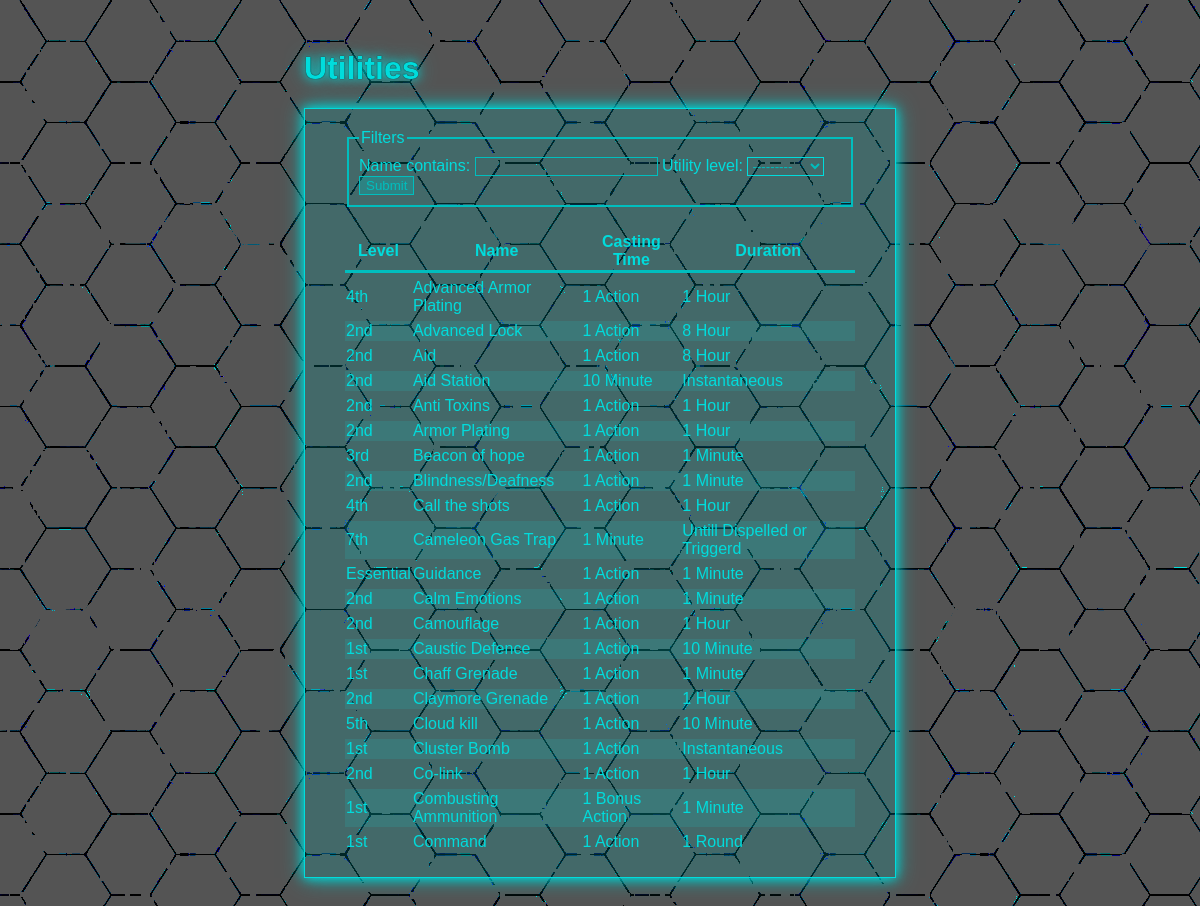
The page /utilities/ on the database as committed earlier.
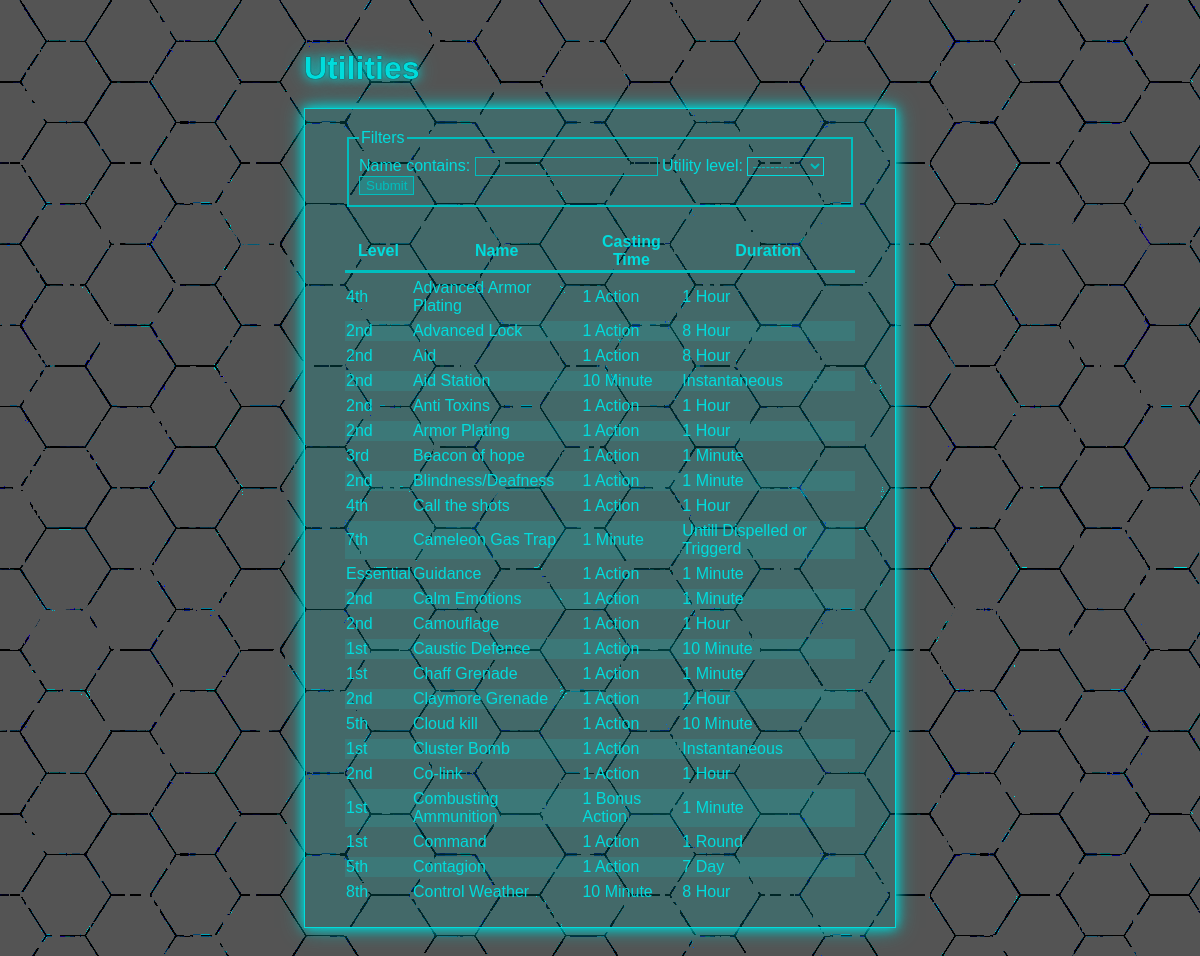
The same page on the database as committed later.
### utilities/models.py (models this page shows, shortened)
class Utility(models.Model):
    name = models.CharField(max_length=25)
    description = models.TextField(blank=True)
    at_higher_levels = models.TextField(blank=True)
    ritual = models.BooleanField(default=False)
    utility_level = models.ForeignKey(
        UtilityLevel, models.SET_DEFAULT, default=0)
    casting_time_unit = models.ForeignKey(
        UtilityCastingTimeUnit, models.SET_DEFAULT, default=1)
    casting_time_quantity = models.IntegerField(null=True)
    reaction_casting_description = models.TextField(blank=True)
    components = models.ManyToManyField(UtilityComponent, blank=True)
    material_components = models.TextField(blank=True)
    range_type = models.ForeignKey(RangeType, models.SET_NULL, null=True)
    range_distance = models.IntegerField(null=True, default=0)
    duration_type = models.ForeignKey(DurationType, models.SET_NULL, null=True)
    duration_time_unit = models.ForeignKey(
        DurationTimeUnit, on_delete=models.SET_NULL, null=True, blank=True)
    duration_quantity = models.IntegerField(null=True, blank=True)
    origin = models.CharField(max_length=25, blank=True)
    origin_link = models.URLField(blank=True)
    class Meta:
        verbose_name_plural = 'Utilities'

class UtilityLevel(models.Model):
    id = models.IntegerField(primary_key=True)
    level = models.CharField(max_length=10)
    def __str__(self):
        return self.level

class UtilityCastingTimeUnit(models.Model):
    unit = models.CharField(max_length=15)
    def __str__(self):
        return self.unit

class DurationTimeUnit(models.Model):
    unit = models.CharField(max_length=10)
    def __str__(self):
        return self.unit

class DurationType(models.Model):
    type = models.CharField(max_length=30)
    def __str__(self):
        return self.type

### utilities/views.py (the view)
# urls.py: path('', views.utility_list, name='utility_list'),
def utility_list(request):
    utilities = Utility.objects.all()
    utilities_filter = UtilityFilter(request.GET, queryset=utilities)
    context = {
        'utilities_filter': utilities_filter
    }
    return render(request, "utilities/utility_list.html", context)

### utilities/templates/utilities/utility_list.html
{% extends 'utilities/base.html' %}
{% block 'header' %}
<h1>Utilities</h1>
{% endblock 'header' %}
{% block 'content' %}
<div>
  <form method="get">
    <fieldset>
      <legend>Filters</legend>
      {{ utilities_filter.form }}
      <button>Submit</button>
    </fieldset>
  </form>
</div>
  {% if utilities_filter.qs %}
  <table>
    <thead>
      <tr>
        <th>Level</th>
        <th>Name</th>
        <th>Casting Time</th>
        <th class="md">Duration</th>
      </tr>
    </thead>
    <tbody>
      {% for utility in utilities_filter.qs %}
      <tr class="data-href" onclick="javascript:window.location.href=`{% url 'detail' utility.id %}`; return false;">
        <td>{{ utility.utility_level }}</td>
        <td>{{ utility.name }}</td>
        <td>{{ utility.casting_time_quantity }} {{ utility.casting_time_unit }}</td>
        {% if utility.duration_type.type == "Time" or utility.duration_type.type == "Consentration" %}
        <td class="md">{{ utility.duration_quantity }} {{ utility.duration_time_unit }}</td>
        {% else %}
        <td class="md">{{ utility.duration_type }}</td>
        {% endif %}
      </tr>
      {% endfor %}
    </tbody>
  </table>
  {% else %}
  <p>No utility found.</p>
  {% endif %}
{% endblock 'content' %}

Rows that differ between the two databases and show on the page:
added Utility: utility_level "5th", name "Contagion", casting_time_quantity "1", casting_time_unit "Action", duration_quantity "7", duration_time_unit "Day"
added Utility: utility_level "8th", name "Control Weather", casting_time_quantity "10", casting_time_unit "Minute", duration_quantity "8", duration_time_unit "Hour"
